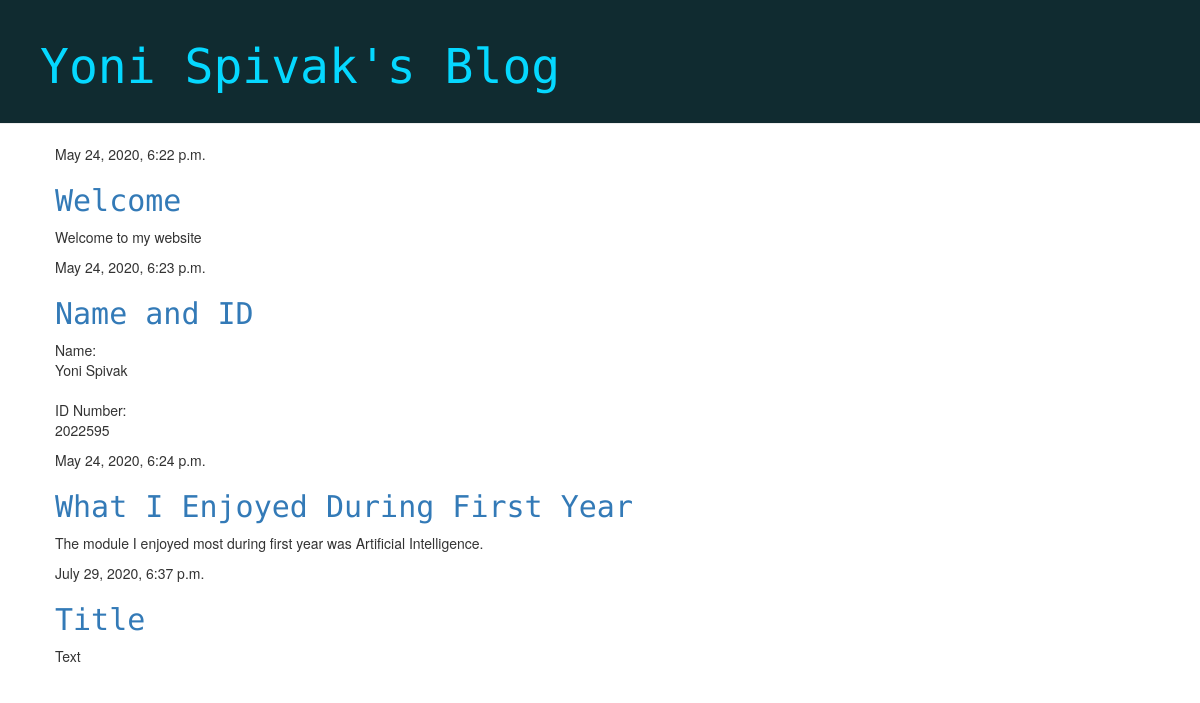
The app's page /, older data.
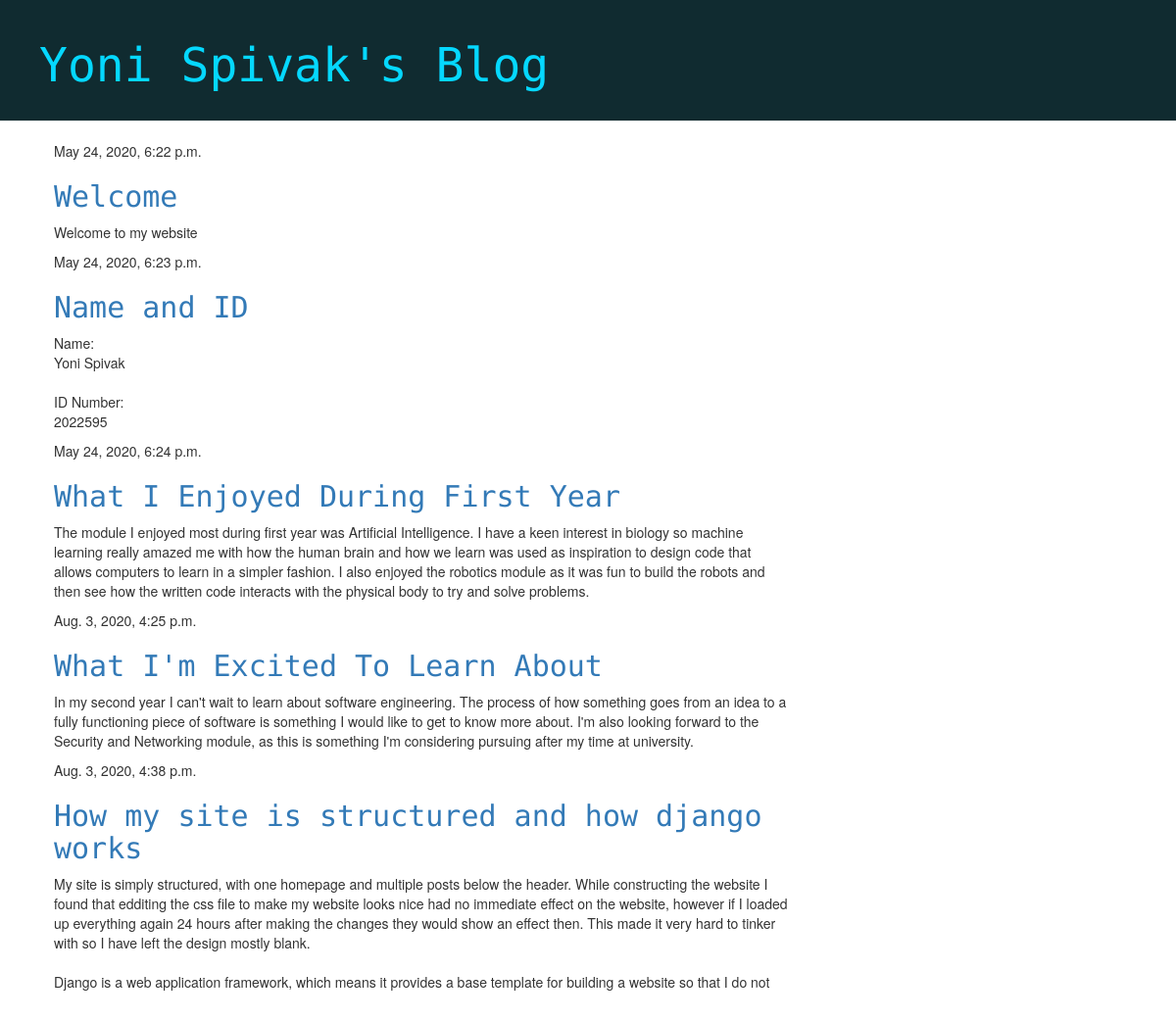
The same page, newer data.
### blog/models.py (models this page shows, shortened)
class Post(models.Model):
    author = models.ForeignKey(settings.AUTH_USER_MODEL, on_delete=models.CASCADE)
    title = models.CharField(max_length=200)
    text = models.TextField()
    created_date = models.DateTimeField(default=timezone.now)
    published_date = models.DateTimeField(blank=True, null=True)

### blog/views.py (the view)
# urls.py: path('', views.post_list, name='post_list'),
def post_list(request):
    posts = Post.objects.filter(published_date__lte=timezone.now()).order_by('published_date')
    return render(request, 'blog/post_list.html', {'posts': posts})

### blog/templates/blog/post_list.html
{% extends 'blog/base.html' %}
{% block content %}
    {% for post in posts %}
        <div class="post">
            <div class="date">
                {{ post.published_date }}
            </div>
            <h2><a href="{% url 'post_detail' pk=post.pk %}">{{ post.title }}</a></h2>
            <p>{{ post.text|linebreaksbr }}</p>
        </div>
    {% endfor %}
{% endblock %}

### blog/templates/blog/base.html (shortened to what this page needs)
{% load static %}
<html>
    <head>
        <link rel="stylesheet" href="//maxcdn.bootstrapcdn.com/bootstrap/3.2.0/css/bootstrap.min.css">
<link rel="stylesheet" href="//maxcdn.bootstrapcdn.com/bootstrap/3.2.0/css/bootstrap-theme.min.css">
<link href="{% static 'css/blog.css' %}" rel="stylesheet" type="text/css">
    </head>
    <body>
    <div class="page-header">
        <h1><a href="/">Yoni Spivak's Blog</a></h1>
    </div>
    <div class="content container">
        <div class="row">
            <div class="col-md-8">
            {% block content %}
            {% endblock %}
            </div>
        </div>
    </div>
</body>
</html>
{% load static %}

### blog/static/css/blog.css (style rules this page uses)
.page-header { background-color: #102b30; margin-top: 0; padding: 20px 20px 20px 40px; }
.page-header h1, .page-header h1 a, .page-header h1 a:visited, .page-header h1 a:active { color: #05d8ff; font-size: 36pt; text-decoration: none; }
.content { margin-left: 40px; }

Row changes from the older to the newer data that the page shows:
removed Post: published_date "July 29, 2020, 6:37 p.m.", title "Title", text "Text"
changed Post "What I Enjoyed During First Year": text "The module I enjoyed most during first year was Artificial Intelligence." → "…year was Artificial Intelligence. I have a keen interest in biology so machine learning really amazed me with how the human brain and how we learn was used as inspiration to design code that allows computers to learn in a simpler fashion. I also enjoyed the robotics module as it was fun to build the robots and then see how the written code interacts with the physical body to try and solve problems."
added Post: published_date "Aug. 3, 2020, 4:25 p.m.", title "What I'm Excited To Learn About", text "In my second year I can't wait to learn about software engineering. The process of how something goes from an idea to a fully functioning piece of software is something I would like to get to know more about. I'm also looking forward to the Security and Networking module, as this is something I'm considering pursuing after my time at university."
added Post: published_date "Aug. 3, 2020, 4:38 p.m.", title "How my site is structured and how django works", text "My site is simply structured, with one homepage and multiple posts below the header. While constructing the website I found that edditing the css file to make my website looks nice had no immediate effect on the website, however if I loaded up everything again 24 hours after making the changes they would show an effect then. This made it very hard to tinker with so I have left the design mostly blank. Django is a web application framework, which means it provides a base template for building a website so that I do not have to start from absolutely nothing making this blog. It is open source and written in python."
